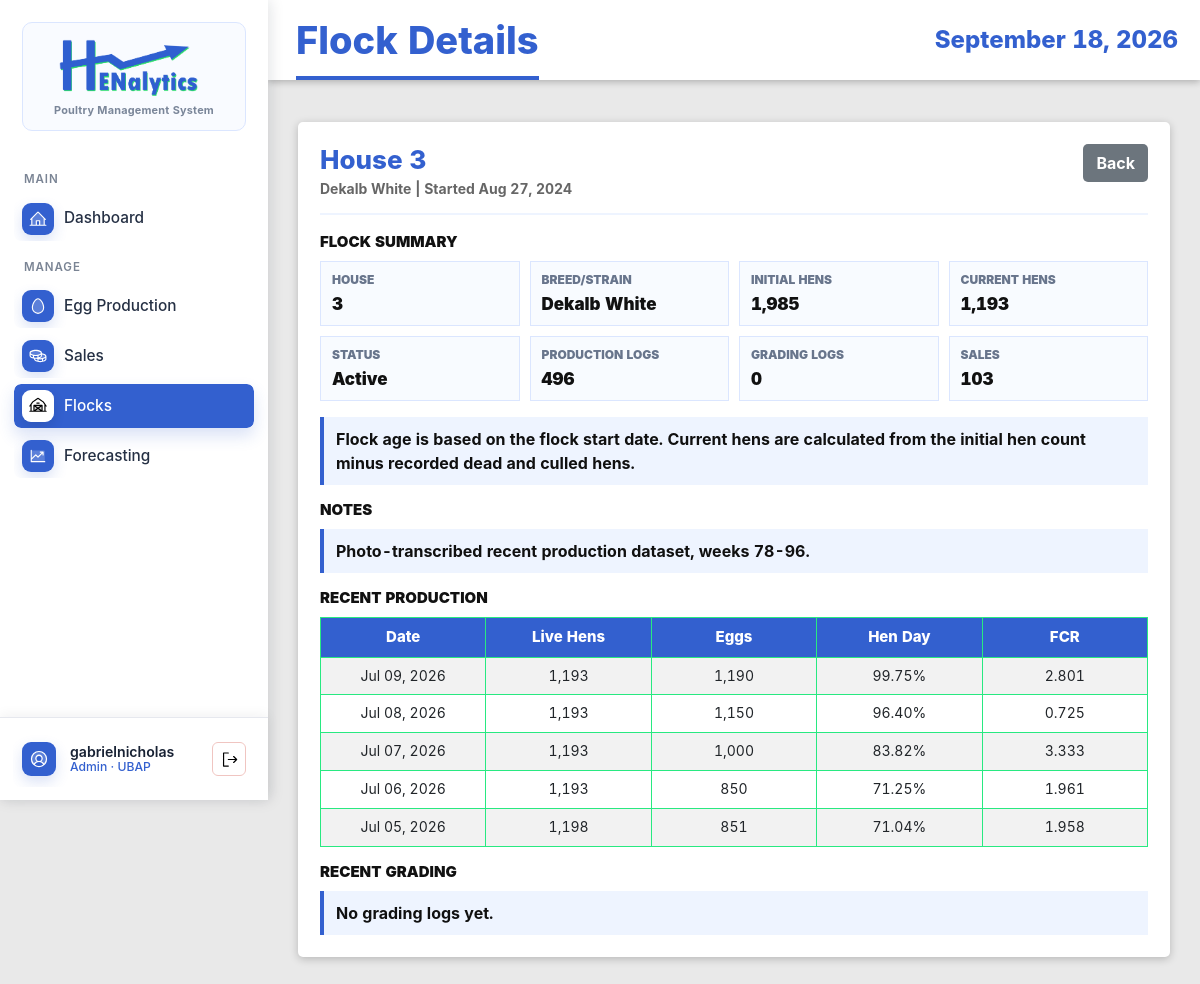
Before: /flocks/4/ (signed in) with the older database file.
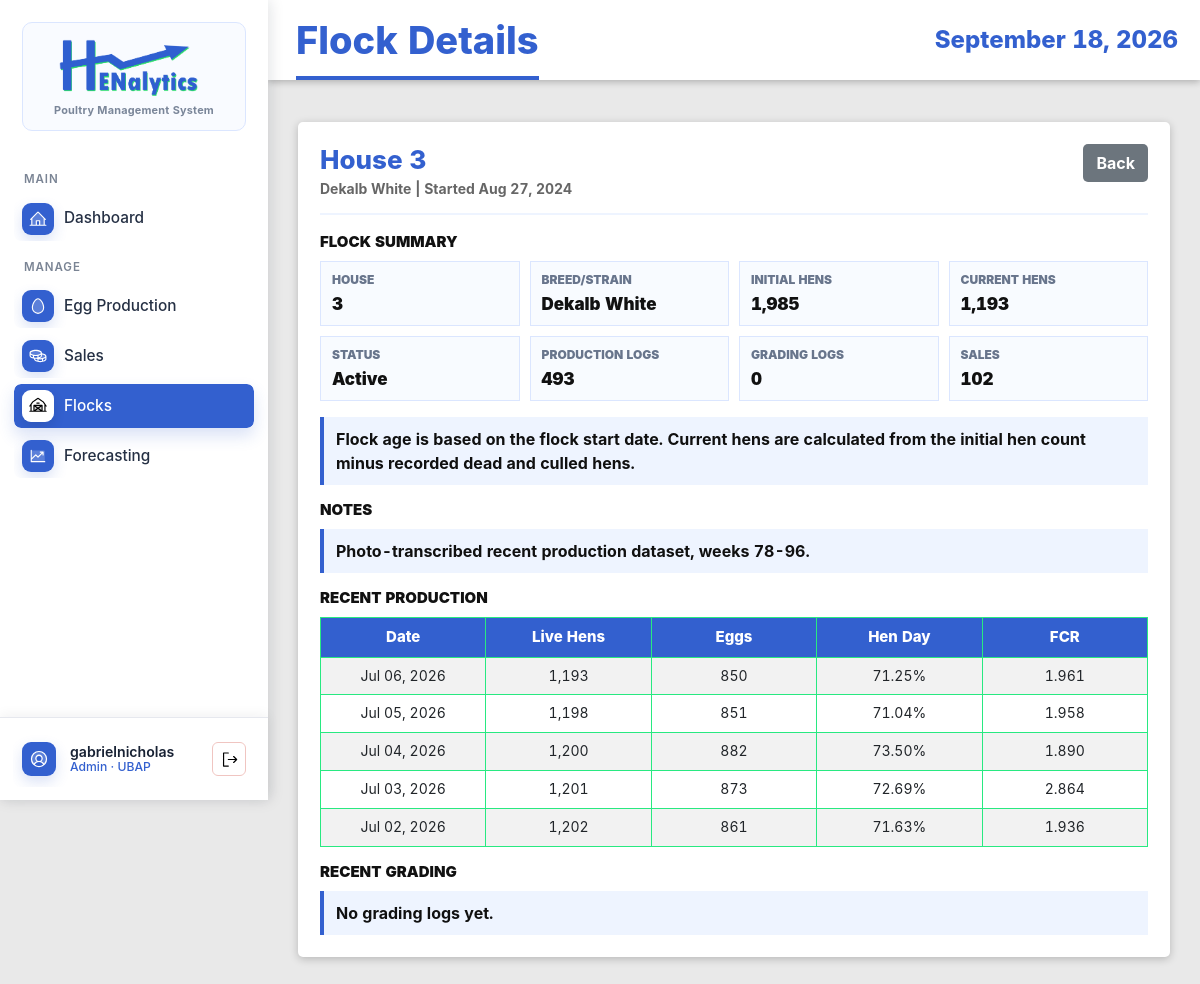
After: the same page with the newer database file.
### EggProduction/models.py (models this page shows, shortened)
class ProductionLog(models.Model):
    flock = models.ForeignKey(Flock, on_delete=models.CASCADE, related_name='production_logs')
    log_date = models.DateField()
    age_weeks = models.IntegerField(validators=[MinValueValidator(0)])
    age_days = models.IntegerField(validators=[MinValueValidator(0)])
    hen_count = models.IntegerField(validators=[MinValueValidator(0)])
    dead_count = models.IntegerField(validators=[MinValueValidator(0)], default=0)
    culled_count = models.IntegerField(validators=[MinValueValidator(0)], default=0)
    feed_bags = models.IntegerField(validators=[MinValueValidator(0)], default=0)
    eggs_total = models.IntegerField(validators=[MinValueValidator(0)])
    pct_hen_day = models.DecimalField(max_digits=5, decimal_places=2, validators=[MinValueValidator(0), MaxValueValidator(100)])
    pct_hen_housed = models.DecimalField(max_digits=5, decimal_places=2, validators=[MinValueValidator(0), MaxValueValidator(100)])
    fcr = models.DecimalField(max_digits=8, decimal_places=3, null=True, blank=True, help_text="Feed Conversion Ratio")
    remarks = models.TextField(blank=True, null=True)
    entered_by = models.ForeignKey(User, on_delete=models.SET_NULL, null=True, related_name='production_logs')
    created_at = models.DateTimeField(auto_now_add=True)
    updated_at = models.DateTimeField(auto_now=True)
    class Meta:
        ordering = ['-log_date']
        unique_together = ('flock', 'log_date')

### EggProduction/views.py (the view)
# urls.py: path('flocks/<int:pk>/', views.FlockDetailView.as_view(), name='flock-detail'),
class FlockDetailView(LoginRequiredMixin, DetailView):
    model = Flock
    template_name = 'egg_production/flock_detail.html'
    context_object_name = 'flock'
    def get_context_data(self, **kwargs):
        context = super().get_context_data(**kwargs)
        flock = self.get_object()
        production_qs = ProductionLog.objects.filter(flock=flock)
        grading_qs = GradingLog.objects.filter(flock=flock)
        sales_qs = SalesTransaction.objects.filter(flock=flock)
        context['production_logs'] = production_qs.order_by('-log_date')[:5]
        context['grading_logs'] = grading_qs.order_by('-log_date')[:5]
        context['sales'] = sales_qs.order_by('-sale_date')[:5]
        context['production_log_count'] = production_qs.count()
        context['grading_log_count'] = grading_qs.count()
        context['sales_count'] = sales_qs.count()
        context['current_hen_count'] = (
            production_qs.order_by('-log_date', '-pk')
            .values_list('hen_count', flat=True)
            .first()
            or flock.initial_hen_count
        )
        return context

### EggProduction/templates/egg_production/flock_detail.html (shortened to what the changed rows need)
{% extends 'base.html' %}
{% load static humanize %}
{% block page_title %}Flock Details{% endblock %}
{% block content %}
<div class="action-panel detail-panel">
    <div class="detail-header">
        <div>
            <h2 class="detail-title">House {{ flock.house_no }}</h2>
        </div>
    </div>
    <section class="detail-section">
        <div class="detail-grid">
            <div class="detail-item"><span class="detail-label">Production Logs</span><span class="detail-value">{{ production_log_count|intcomma }}</span></div>
            <div class="detail-item"><span class="detail-label">Sales</span><span class="detail-value">{{ sales_count|intcomma }}</span></div>
        </div>
    </section>
    <section class="detail-section">
        {% if production_logs %}
        <div class="table-responsive detail-mini-table">
            <table class="table table-striped">
                <thead>
                    <tr>
                        <th>Date</th>
                        <th>Live Hens</th>
                        <th>Eggs</th>
                        <th>Hen Day</th>
                        <th>FCR</th>
                    </tr>
                </thead>
                <tbody>
                    {% for log in production_logs %}
                    <tr>
                        <td>{{ log.log_date|date:"M d, Y" }}</td>
                        <td>{{ log.hen_count|intcomma }}</td>
                        <td>{{ log.eggs_total|intcomma }}</td>
                        <td>{{ log.pct_hen_day }}%</td>
                        <td>{{ log.fcr|default:"N/A" }}</td>
                    </tr>
                    {% endfor %}
                </tbody>
            </table>
        </div>
        {% else %}
        <div class="detail-note">No production logs yet.</div>
        {% endif %}
    </section>
</div>
{% endblock %}

Changed rows visible on the page:
removed ProductionLog: log_date "Jul 09, 2026", hen_count "1,193", eggs_total "1,190", pct_hen_day "99.75", fcr "2.801"
removed ProductionLog: log_date "Jul 08, 2026", hen_count "1,193", eggs_total "1,150", pct_hen_day "96.40", fcr "0.725"
removed ProductionLog: log_date "Jul 07, 2026", hen_count "1,193", eggs_total "1,000", pct_hen_day "83.82", fcr "3.333"
now on this page (row unchanged): ProductionLog: log_date "Jul 04, 2026", hen_count "1,200", eggs_total "882", pct_hen_day "73.50", fcr "1.890"
now on this page (row unchanged): ProductionLog: log_date "Jul 03, 2026", hen_count "1,201", eggs_total "873", pct_hen_day "72.69", fcr "2.864"
now on this page (row unchanged): ProductionLog: log_date "Jul 02, 2026", hen_count "1,202", eggs_total "861", pct_hen_day "71.63", fcr "1.936"
Other visible differences:
{{ production_log_count|intcomma }}: "496" → "493"
{{ sales_count|intcomma }}: "103" → "102"
